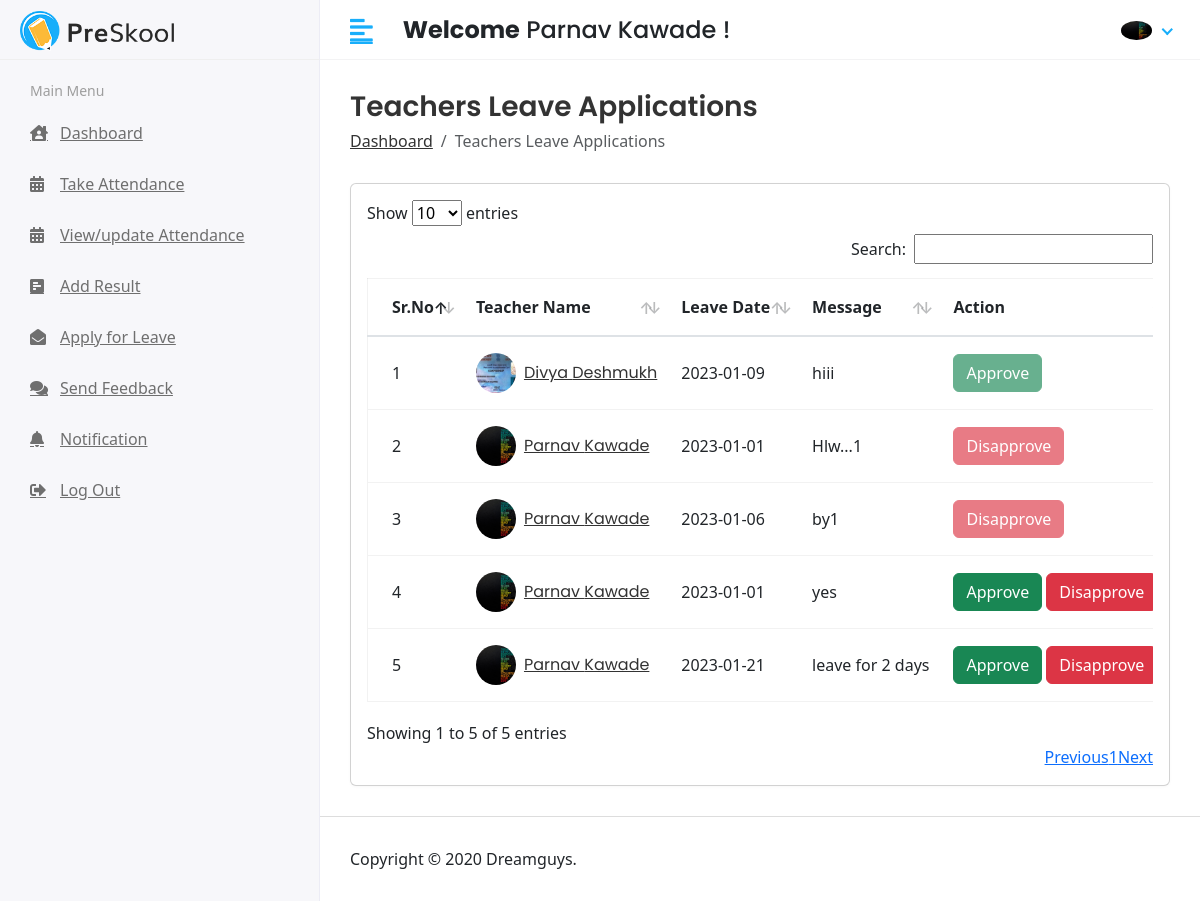
The page /hod/teacher_leave (signed in) on the database as committed earlier.
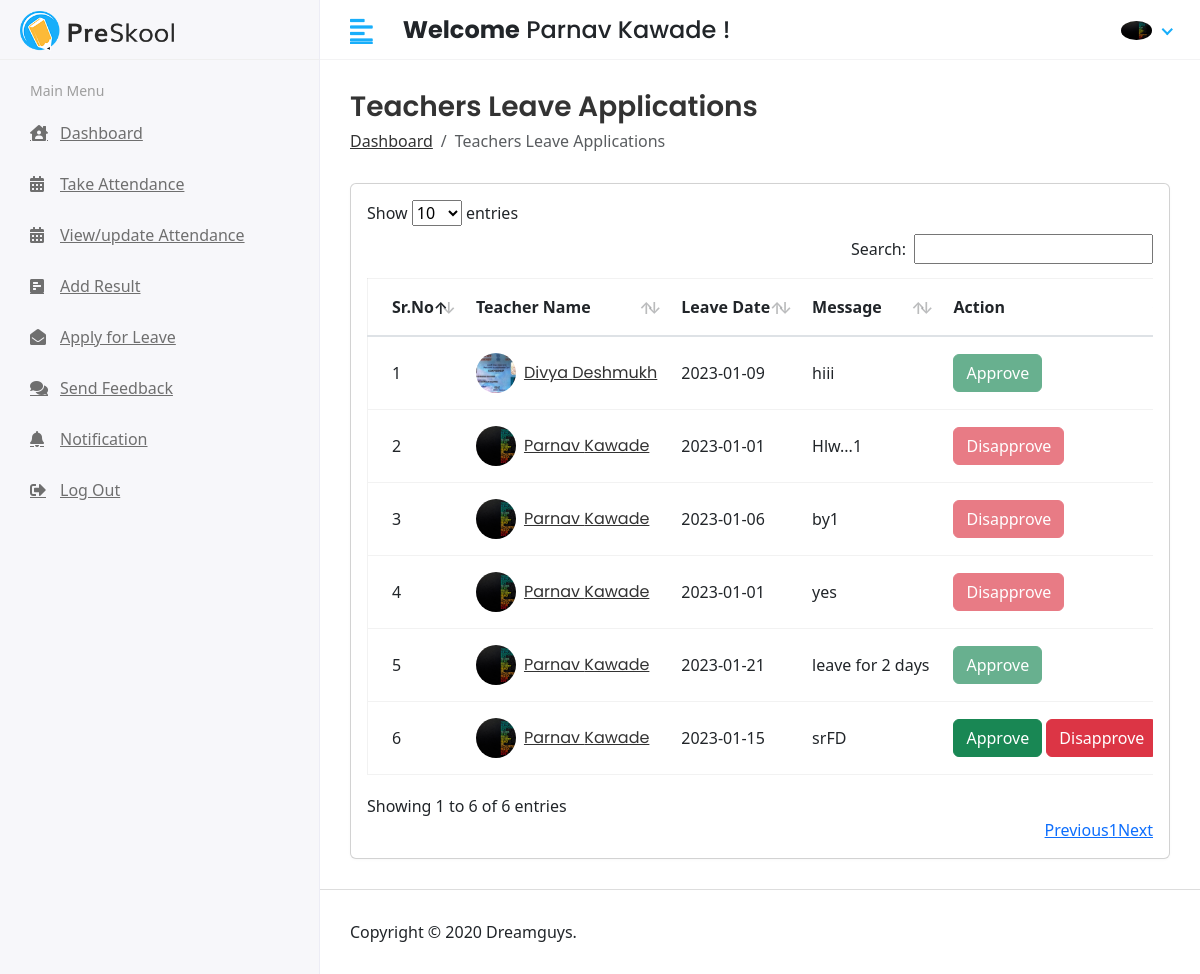
The same page on the database as committed later.
### app/models.py (models this page shows, shortened)
class Teacher_Leave(models.Model):
    teacher_id = models.ForeignKey(Teacher, on_delete=models.CASCADE)
    data = models.CharField(max_length=100)
    message = models.TextField()
    status = models.IntegerField(default=0)
    created_at = models.DateTimeField(auto_now_add=True)
    updated_at = models.DateTimeField(auto_now=True)

class Teacher(models.Model):
    admin = models.OneToOneField(CustomUser, on_delete=models.CASCADE)
    gender = models.CharField(max_length=100)
    qualification = models.CharField(max_length=100)
    experience = models.CharField(max_length=100)
    joining_date = models.DateField(default=date.today)
    created_at = models.DateTimeField(auto_now_add=True)
    updated_at = models.DateTimeField(auto_now=True)

class CustomUser(AbstractUser):
    USER = (
        (1,'HOD'),
        (2,'TEACHER'),
        (3,'STUDENT'),
    )
    user_type = models.CharField(choices=USER, max_length=50, default=1)
    profile_pic = models.ImageField(upload_to='media/profile_pic')
    dob = models.DateField(max_length=8,default=date.today)
    phone_no = models.CharField(max_length=12)
    address = models.TextField()

### student_management_systems/Hod_Views.py (the view)
# urls.py: path('hod/teacher_leave',Hod_Views.teacherLeave,name='teacherLeave'),
@login_required(login_url='/')
def teacherLeave(request):
    teacherLeave = Teacher_Leave.objects.all()
    context = {
        'teacherLeave': teacherLeave
    }
    return render(request, 'Hod/teacher_leave.html', context)

### templates/Hod/teacher_leave.html (shortened to what the changed rows need)
{% extends "base.html" %}
{% block content %}
<div class="content container-fluid">
    <div class="row">
        <div class="col-sm-12">
            <div class="card card-table">
                <div class="card-body">
                    <div class="table-responsive">
                        <div id="DataTables_Table_0_wrapper" class="dataTables_wrapper dt-bootstrap4 no-footer">
                            <div class="row">
                                <div class="col-sm-12">
                                    <table id="table_id" class="table table-hover table-center mb-0  no-footer"
                                        id="DataTables_Table_0" role="grid" aria-describedby="DataTables_Table_0_info">
                                        <thead>
                                            <tr role="row">
                                                <th class="sorting_asc" tabindex="0" aria-controls="DataTables_Table_0"
                                                    rowspan="1" colspan="1" aria-sort="ascending"
                                                    aria-label="ID: activate to sort column descending"
                                                    style="width: 30.5px;">Sr.No</th>
                                                <th class="sorting" tabindex="0" aria-controls="DataTables_Table_0"
                                                    rowspan="1" colspan="1"
                                                    aria-label="Name: activate to sort column ascending"
                                                    style="width: 50.4px;">Teacher Name</th>
                                                <th class="sorting" tabindex="0" aria-controls="DataTables_Table_0"
                                                    rowspan="1" colspan="1"
                                                    aria-label="Class: activate to sort column ascending"
                                                    style="width: 70.7px;">Leave Date</th>
                                                <th class="sorting" tabindex="0" aria-controls="DataTables_Table_0"
                                                    rowspan="1" colspan="1"
                                                    aria-label="Gender: activate to sort column ascending"
                                                    style="width: 150.025px;">Message</th>
                                                <th class="sorting" tabindex="0" aria-controls="DataTables_Table_0"
                                                    rowspan="1" colspan="1"
                                                    aria-label="Gender: activate to sort column ascending"
                                                    style="width: 10.025px;">Action</th>
                                            </tr>
                                        </thead>
                                        <tbody>
                                            {% for i in teacherLeave %}
                                            <tr role="row" class="odd">
                                                <td class="sorting_1">{{forloop.counter}}</td>
                                                <td>
                                                    <h2 class="table-avatar">
                                                        <a href="" class="avatar avatar-sm mr-2">
                                                            {% if i.teacher_id.admin.profile_pic == "" %}
                                                            <img class="avatar-img rounded-circle"
                                                                src="/media/profile_pic/avtar.jpeg" alt="User Image">
                                                            {% else %}
                                                            <img class="avatar-img rounded-circle"
                                                                src="/{{i.teacher_id.admin.profile_pic}}"
                                                                alt="User Image">
                                                            {% endif %}
                                                        </a>
                                                        <a href="">{{i.teacher_id.admin.first_name}}
                                                            {{i.teacher_id.admin.last_name}}</a>
                                                    </h2>
                                                </td>
                                                <td>{{i.data}}</td>
                                                <td>{{i.message}}</td>
                                                <td>
                                                    {% if i.status == 0 %}
                                                    <a href="{% url 'approveTeacherLeave' i.id  %}"
                                                        class="btn btn-success">Approve</a>
                                                    <a href="{% url 'disapproveTeacherLeave' i.id %}"
                                                        class="btn btn-danger">Disapprove</a>
                                                    {% elif i.status == 1 %}
                                                    <button class="btn btn-success" disabled>Approve</button>
                                                    {% else%}
                                                    <button class="btn btn-danger" disabled>Disapprove</button>
                                                    {% endif %}
                                                </td>
                                            </tr>
                                            {% endfor %}
                                        </tbody>
                                    </table>
                                </div>
                            </div>
                        </div>
                    </div>
                </div>
            </div>
        </div>
    </div>
</div>
{% endblock content %}

Rows that differ between the two databases and show on the page:
changed Teacher_Leave "yes": no longer shows "Approve"
changed Teacher_Leave "leave for 2 days": no longer shows "Disapprove"
added Teacher_Leave: teacher_id.admin.profile_pic (picture), teacher_id.admin.first_name "Parnav", teacher_id.admin.last_name "Kawade", data "2023-01-15", message "srFD", status "Approve"
Other text that changed with them:
text written by a page script: "Show entries Search: Showing 1 to 5 of 5 entries Previous 1 Next" → "Show entries Search: Showing 1 to 6 of 6 entries Previous 1 Next"
